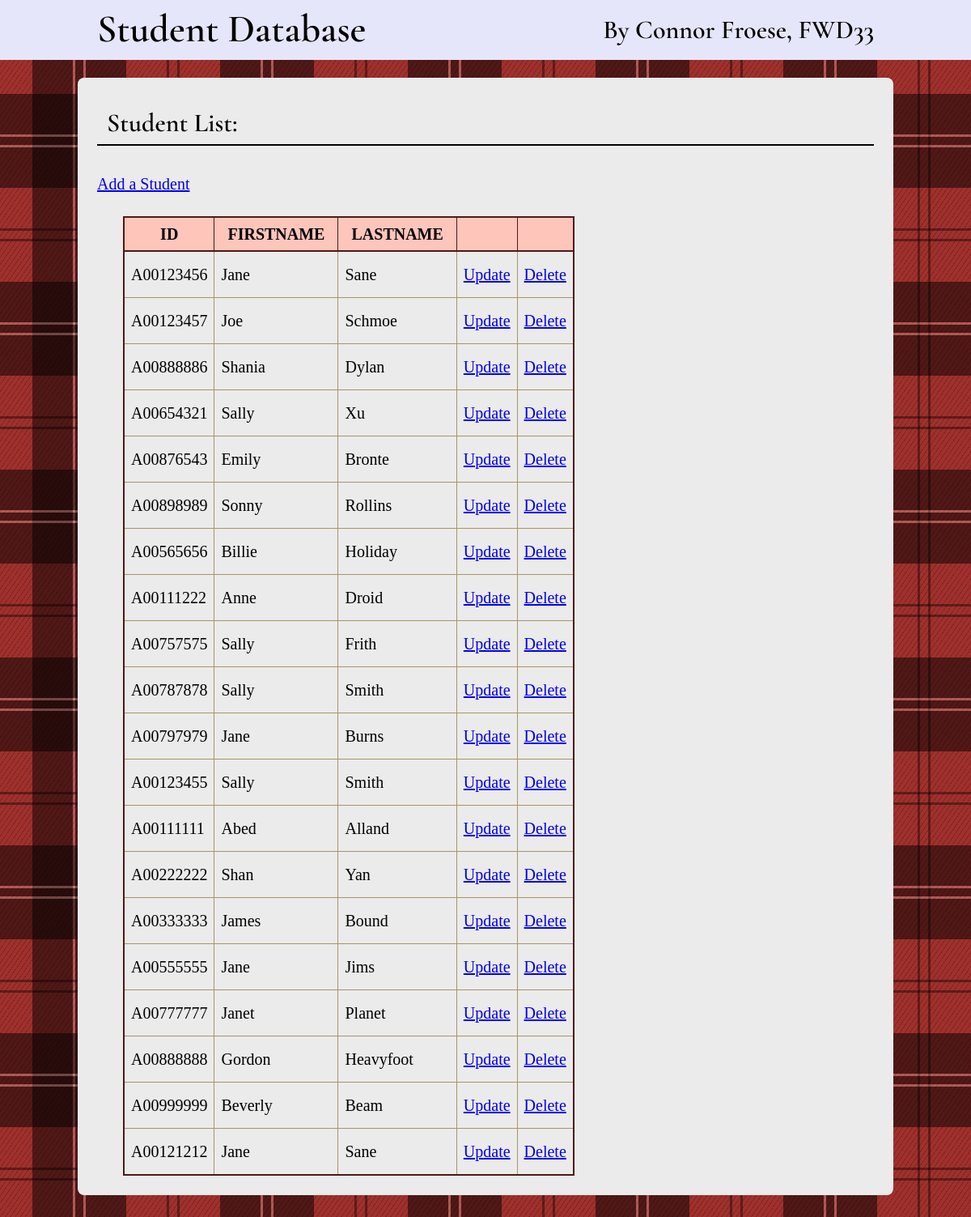
The page / on the database its author committed.
### tables this page shows
CREATE TABLE IF NOT EXISTS `students` (
  `primary_key` int(11) NOT NULL AUTO_INCREMENT,
  `id` varchar(10) NOT NULL,
  `firstname` varchar(30) NOT NULL,
  `lastname` varchar(30) NOT NULL,
  PRIMARY KEY (`primary_key`),
  UNIQUE KEY `id` (`id`)
);

### index.php (the view, shortened to what this page needs)
<!DOCTYPE html>
<html lang="en">
<head>
    <link rel="stylesheet" href="styles/normalize-fwd.css">
    <?php
    echo("<link rel='stylesheet' href='styles/themes/red.css'>");
    ?>
</head>
<body>
<header>
    <h1 class="assignment-title">Student Database</h1>
    <h2 class="assignment-by">By Connor Froese, FWD33</h2>
</header>
<main>
    <section>
    <?php
    $db = new mysqli(DB_HOST, DB_USER, DB_PASS, DB_NAME);
    $query = "SELECT id,firstname,lastname FROM students;";
    $results = $db->query($query);
    $fieldNames = $results->fetch_fields();
    echo("<h2>Student List:</h2>");
    echo("<p><a href='11-add-student.php'>Add a Student</a></p>");
    echo("<table>");
    echo("<tr>");
    foreach($fieldNames as $fieldNameObj){
        echo("<th>" . strtoupper($fieldNameObj->name) . "</th>");
    }
    echo("<th></th>");
    echo("<th></th>");
    echo("</tr>");
    while( $student = $results->fetch_row() ){
        echo("<tr>");
        foreach($student as $field){
            echo("<td>" . ucfirst(strtolower($field)) . "</td>");
        }
        echo("<td><a href='21-update-student.php?id=" . $student[0] . "'>Update</a></td>");
        echo("<td><a href='31-delete-student.php?id=" . $student[0] . "'>Delete</a></td>");
        echo("</tr>");
    }
    echo("</table>");
    ?>
    </section>
</main>
</body>
</html>

### styles/themes/red.css (style rules this page uses)
:root { --border-radius: 0.5rem; --pri-bg-colour: #f5deb3; --pri-border-colour: #a8936a; --sec-bg-colour: #fec5bb; --sec-border-colour: #501816; --pri-font-colour: #000000; --sec-font-colour: #e6e6fa; --pri-font: 'Cormorant Garamond', 'Times New Roman', Times, serif; --sec-font: Arial, Helvetica, sans-serif; }
body { color: #000000; background-color: hsl(2, 57%, 40%); background-image: repeating-linear-gradient(transparent, transparent 50px, rgba(0,0,0,.4) 50px, rgba(0,0,0,.4) 53px, transparent 53px, transparent 63px, rgba(0,0,0,.4) 63px, rgba(0,0,0,.4) 66px, transparent 66px, transparent 116px, rgba(0,0,0,.5) 116px, rgba(0,0,0,.5) 166px, rgba(255,255,255,.2) 166px, rgba(255,255,255,.2) 169px, rgba(0,0,0,.5) 169px, rgba(0,0,0,.5) 179px, rgba(255,255,255,.2) 179px, rgba(255,255,255,.2) 182px, rgba(0,0,0,.5) 182px, rgba(0,0,0,.5) 232px, transparent 232px), repeating-linear-gradient(270deg, transparent, transparent 50px, rgba(0,0,0,.4) 50px, rgba(0,0,0,.4) 53px, transparent 53px, transparent 63px, rgba(0,0,0,.4) 63px, rgba(0,0,0,.4) 66px, transparent 66px, transparent 116px, rgba(0,0,0,.5) 116px, rgba(0,0,0,.5) 166px, rgba(255,255,255,.2) 166px, rgba(255,255,255,.2) 169px, rgba(0,0,0,.5) 169px, rgba(0,0,0,.5) 179px, rgba(255,255,255,.2) 179px, rgba(255,255,255,.2) 182px, rgba(0,0,0,.5) 182px, rgba(0,0,0,.5) 232px, transparent 232px), repeating-linear-gradient(125deg, transparent, transparent 2px, rgba(0,0,0,.2) 2px, rgba(0,0,0,.2) 3px, transparent 3px, transparent 5px, rgba(0,0,0,.2) 5px); font-family: 'Times New Roman', Times, serif; font-size: 1.25rem; font-weight: 400; line-height: 2; }
main { position: relative; min-width: 80vw; max-width: 600px; min-height: 256px; background-color: #ebebeb; margin: 6rem auto; padding: 0.5rem 1.5rem; z-index: 1; border-radius: var(--border-radius); }
h1 { color: #000000; font-family: 'Cormorant Garamond', 'Times New Roman', Times, serif; font-weight: 600; font-size: 3rem; line-height: 1.2; margin: 0.5rem 0 0.5rem; }
h2, h3, h4, h5, h6 { color: #000000; font-family: 'Cormorant Garamond', 'Times New Roman', Times, serif; font-weight: 600; font-size: 2rem; line-height: 1; margin-top: 2rem; padding: 0 0 10px 12px; border-bottom: solid 2px var(--pri-font-colour); }
p { color: black; }
header { position: fixed; top: 0; left: 0; right: 0; background-color: lavender; z-index: 100; display: grid; grid-template-columns: 10vw 1fr 1fr 10vw; align-items: flex-end; }
.assignment-title { grid-column: 2 / 3; justify-self: start; }
.assignment-by { grid-column: 3 / 4; justify-self: end; border: none; padding: 0; margin: auto 0 auto; }
table { border: solid 2px var(--sec-border-colour); padding: 1rem; margin: 1rem 2rem; border-collapse: collapse; }
table th { border: solid 1px var(--sec-border-colour); border-bottom: solid 2px var(--sec-border-colour); background-color: var(--sec-bg-colour); padding: 0 1rem; }
table td { border: solid 1px var(--pri-border-colour); padding: 0.5rem; }

### rows shown on the page
students: id "A00123456", firstname "Jane", lastname "Sane"
students: id "A00123457", firstname "Joe", lastname "Schmoe"
students: id "A00888886", firstname "Shania", lastname "Dylan"
students: id "A00654321", firstname "Sally", lastname "Xu"
students: id "A00876543", firstname "Emily", lastname "Bronte"
students: id "A00898989", firstname "Sonny", lastname "Rollins"
students: id "A00565656", firstname "Billie", lastname "Holiday"
students: id "A00111222", firstname "Anne", lastname "Droid"
students: id "A00757575", firstname "Sally", lastname "Frith"
students: id "A00787878", firstname "Sally", lastname "Smith"
students: id "A00797979", firstname "Jane", lastname "Burns"
students: id "A00123455", firstname "Sally", lastname "Smith"
students: id "A00111111", firstname "Abed", lastname "Alland"
students: id "A00222222", firstname "Shan", lastname "Yan"
students: id "A00333333", firstname "James", lastname "Bound"
students: id "A00555555", firstname "Jane", lastname "Jims"
students: id "A00777777", firstname "Janet", lastname "Planet"
students: id "A00888888", firstname "Gordon", lastname "Heavyfoot"
students: id "A00999999", firstname "Beverly", lastname "Beam"
students: id "A00121212", firstname "Jane", lastname "Sane"

### other values the page prints
$fieldNameObj->name "ID"
$fieldNameObj->name "FIRSTNAME"
$fieldNameObj->name "LASTNAME"
